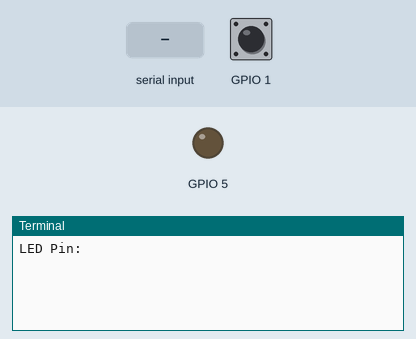
Simulated run of this program. Board: Raspberry Pi (BCM pin numbers). Parts: output pins drawn as LEDs (lit = HIGH), the last lines printed to the terminal. The inputs (shaded band) are chosen by the test bench; at power-on: GPIO 1 HIGH.

Above: at 1.2 s.
1.3 s: "5" typed at the terminal, then Enter
At 2.0 s:
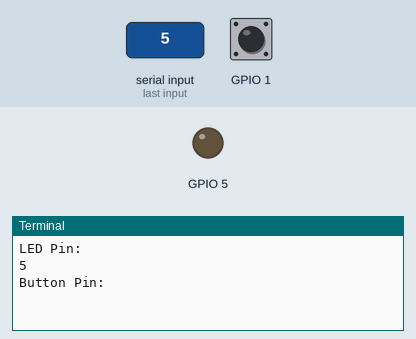
2.8 s: "1" typed at the terminal, then Enter
At 4.3 s:
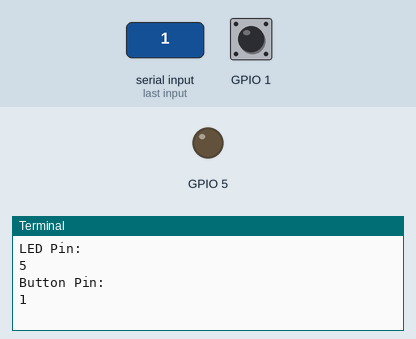

Measured:
- after the input at 1.3 s, the terminal: prints a new line at once (image 1)
- after the input at 2.8 s, the terminal: prints a new line at once (image 2)

The program:

toggle_led_with_button.py
```python
"""
GPIO Button-LED Control Script

This script demonstrates the use of the gpiozero library to control an LED using a push button
on a Raspberry Pi. The program allows users to specify the GPIO pins for the LED and button
and uses event-driven programming to turn the LED on when the button is pressed and off when
the button is released.

Key Features:
- Prompts the user to input GPIO pin numbers for the LED and button.
- Uses the gpiozero library's `LED` and `Button` classes for easy GPIO control.
- Event handlers (`when_pressed` and `when_released`) manage LED state changes.
- The script runs indefinitely, listening for button events, using the `pause()` function.

Prerequisites:
- Raspberry Pi with gpiozero installed.
- An LED connected to a GPIO pin with a current-limiting resistor.
- A push button connected to another GPIO pin.

How to Run:
1. Connect the LED and button to the Raspberry Pi's GPIO pins as per the hardware setup.
2. Run the script and provide the GPIO pin numbers when prompted.
3. Press and release the button to observe the LED behavior.

Author: Chao-Yi Chen
Date: 2024Nov27
"""

from gpiozero import (
    LED,
    Button,
)  # Import LED and Button classes from gpiozero for GPIO control.
from signal import pause  # Import pause to keep the script running and wait for events.

# Prompt the user to input the GPIO pin number connected to the LED.
led_pin = int(input("LED Pin: "))

# Prompt the user to input the GPIO pin number connected to the button.
button_pin = int(input("Button Pin: "))

# Create an LED object for the specified GPIO pin to control the LED.
led = LED(led_pin)

# Create a Button object for the specified GPIO pin to detect button presses.
button = Button(button_pin)

# Assign the LED's `on` method to the button's `when_pressed` event.
# This turns the LED on when the button is pressed.
button.when_pressed = led.on

# Assign the LED's `off` method to the button's `when_released` event.
# This turns the LED off when the button is released.
button.when_released = led.off

# Keep the script alive and listen for button press and release events.
pause()
```
